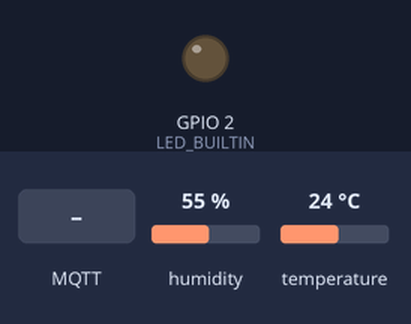
Bench run of a sketch on a simulated ESP32. Parts: output pins drawn as LEDs (lit = HIGH). The inputs (shaded band) are chosen by the test bench; at power-on: humidity 55 %, temperature 24 °C. WiFi joins after 1.5 s; servers stay silent unless stated; no MQTT or app messages arrive unless stated; what the sketch prints to the serial monitor is not drawn.

Above: at 3.2 s.
3.3 s: MQTT message "true" arrives on the first subscribed topic
At 3.9 s:
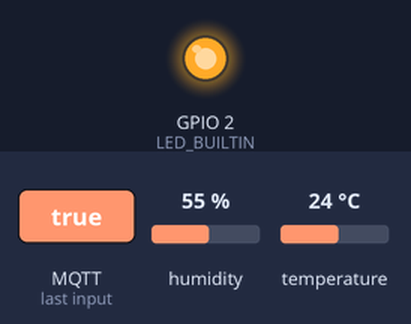
4.8 s: MQTT message "1" arrives on the first subscribed topic
At 5.9 s:
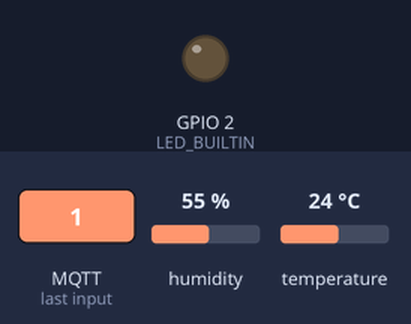
Timing chart, 0 to 7.8 s (numbered marks = the images above; inputs shaded):
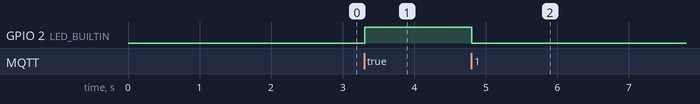

Measured:
- after the input at 3.3 s, GPIO 2 (LED_BUILTIN): LOW → HIGH at once
- after the input at 4.8 s, GPIO 2 (LED_BUILTIN): HIGH → LOW at once

The sketch:

UL_DL_mqtt.ino
```cpp
/**
 * UL_DL_mqtt.ino
 * Authors: Grégoire MAHON & Armand LELONG [EI2I 4 II - Groupe B]
 *
 * This sketch establishes a connection to a WiFi network and an MQTT broker
 * to send temperature and humidity data read from a DHT11 sensor, and receive
 * commands to control an LED.
 * It publishes sensor data to specific MQTT topics and subscribes to a control
 * topic for the LED. On receiving a command, it adjusts the LED state accordingly.
 */

#include <WiFi.h>
#include <PubSubClient.h>
#include <DHT.h>

// Network credentials and MQTT server address
// Replace with actual WiFi credentials
const char* ssid = "SSID";
const char* password = "PASSWORD";
const char* mqtt_server = "172.20.10.3";

// MQTT topics for DHT11 sensor data and LED control
const char* temperature_topic = "dht11/temperature";
const char* humidity_topic = "dht11/humidity";
const char* led_control_topic = "led/control";

#define DHTPIN 5
#define DHTTYPE DHT11
DHT dht(DHTPIN, DHTTYPE);

WiFiClient espClient;
PubSubClient client(espClient);

// Callback function for incoming MQTT messages
void callback(char* topic, byte* payload, unsigned int length) {
  payload[length] = '\0';
  String message = String((char*)payload);

  // Control LED based on received MQTT message
  if (String(topic) == led_control_topic) {
    digitalWrite(LED_BUILTIN, message == "true" ? HIGH : LOW);
  }
}

void setup() {
  Serial.begin(115200);
  pinMode(LED_BUILTIN, OUTPUT);
  WiFi.begin(ssid, password);

  // Attempt to connect to WiFi network
  while (WiFi.status() != WL_CONNECTED) {
    delay(1000);
    Serial.println("Connecting to WiFi...");
  }
  Serial.println("Connected to WiFi");

  // Setup MQTT connection
  client.setServer(mqtt_server, 1883);
  client.setCallback(callback);

  // Attempt to connect to MQTT broker and subscribe to LED control topic
  while (!client.connected()) {
    if (client.connect("ESP32Client")) {
      client.subscribe(led_control_topic);
      Serial.println("Connected to MQTT Broker");
    } else {
      Serial.println("Failed to connect to MQTT. Retry in 5 seconds");
      delay(5000);
    }
  }

  // Initialize DHT sensor
  dht.begin();
}

void loop() {
  // Handle MQTT loop
  client.loop();

  // Read and publish DHT11 sensor data
  float humidity = dht.readHumidity();
  float temperature = dht.readTemperature();

  // Check if any reads failed and exit early
  if (isnan(humidity) || isnan(temperature)) {
    Serial.println("Failed to read from DHT sensor!");
    return;
  }

  // Convert sensor readings to strings
  char tempStr[8];
  char humStr[8];
  dtostrf(temperature, 1, 2, tempStr);
  dtostrf(humidity, 1, 2, humStr);

  // Publish sensor data to MQTT topics
  client.publish(temperature_topic, tempStr);
  client.publish(humidity_topic, humStr);

  // Short delay before next loop iteration
  delay(10);
}
```
